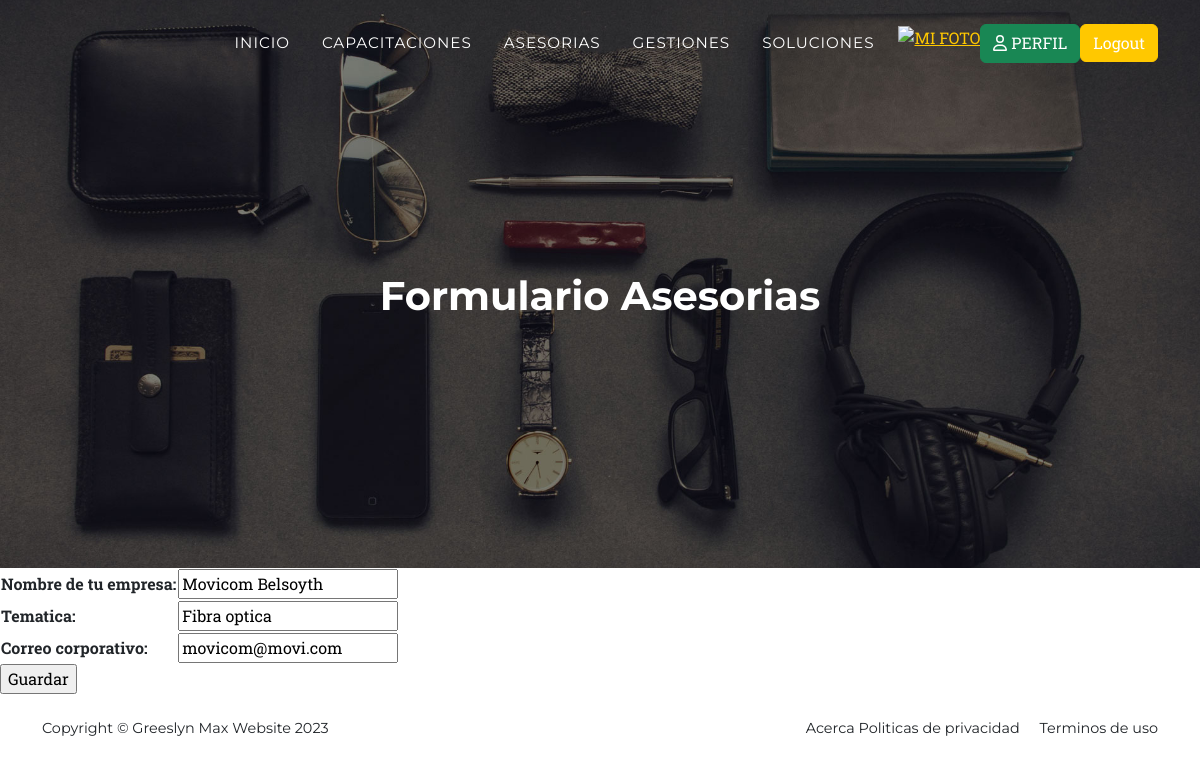
The page /asesoriasUpdate/3/ (signed in) on the database as committed earlier.
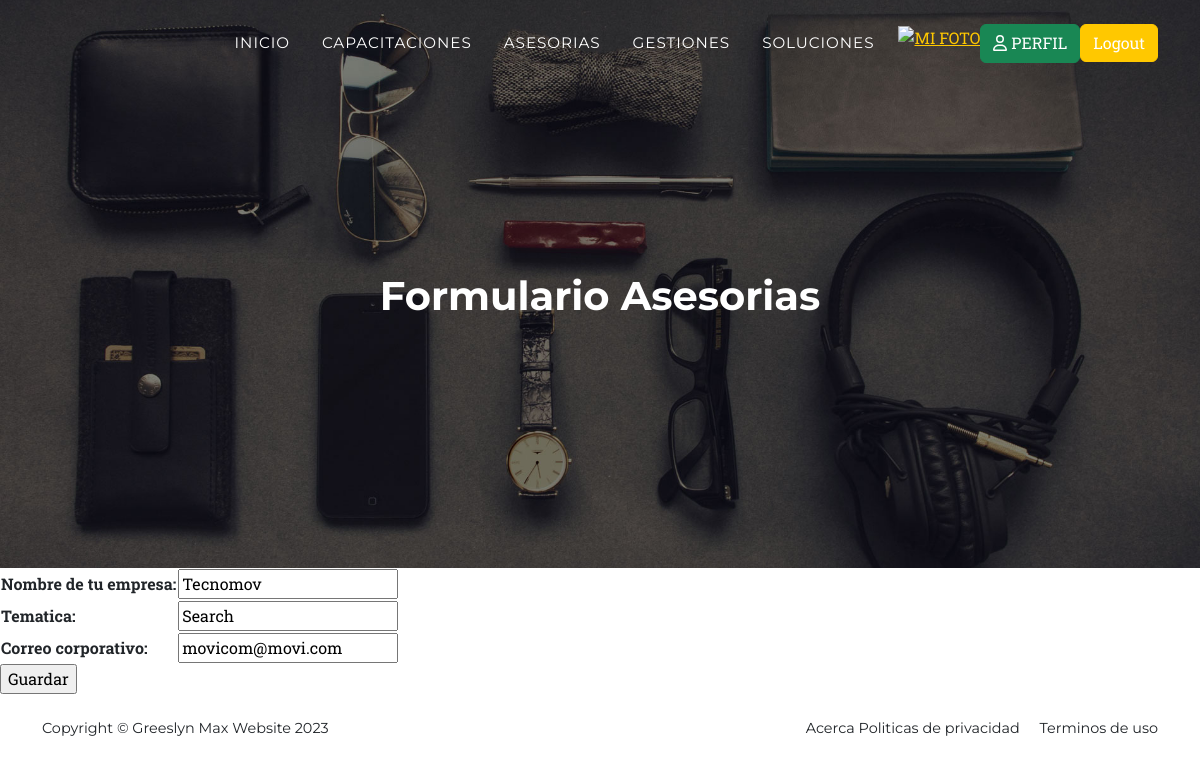
The same page on the database as committed later.
### entidades/models.py (models this page shows, shortened)
class Asesorias(models.Model):
    cliente = models.CharField(max_length=60)  # Nombre del cliente.
    tematica = models.CharField(max_length=60)  # Tema de la asesoría.
    correo_corporativo = models.EmailField()  # Correo electrónico corporativo del cliente.
    class Meta:
        verbose_name = "Asesoría"  # Nombre en singular para el panel de administración.
        verbose_name_plural = "Asesorías"  # Nombre en plural para el panel de administración.

### entidades/views.py (the view)
# urls.py: path('asesoriasUpdate/<int:pk>/', AsesoriaUpdateView.as_view(), name="asesoriasUpdate"),
class AsesoriaUpdateView(LoginRequiredMixin, UpdateView):
    model = Asesorias
    form_class = AsesoriasForm
    template_name = 'entidades/asesoriasForm.html'
    success_url = reverse_lazy('asesorias')  # Ajusta el nombre según tu configuración

### entidades/forms.py
class AsesoriasForm(forms.ModelForm):
    cliente = forms.CharField(max_length=60, required=True, label="Nombre de tu empresa")
    tematica = forms.CharField(required=True)
    correo_corporativo = forms.EmailField(required=True)
    class Meta:
        model = Asesorias  # Ahora Capacitaciones está importado y definido correctamente
        fields = '__all__'  # O especifica los campos que deseas incluir en el formulario

### entidades/templates/entidades/asesoriasForm.html (shortened to what this page needs)
{% extends 'entidades/index.html' %}
{% block titulo %}
<h1 class="mb-5"> Formulario Asesorias </h1>
{% endblock titulo %}
{% block contenido %}
<form action=""method="post">
    <table>
        {{ form.as_table }}
    </table>
    <input type="submit" value="Guardar">
</form>
{% endblock contenido %}

Rows that differ between the two databases and show on the page:
changed Asesorias "movicom@movi.com": cliente "Movicom Belsoyth" → "Tecnomov"; tematica "Fibra optica" → "Search"
